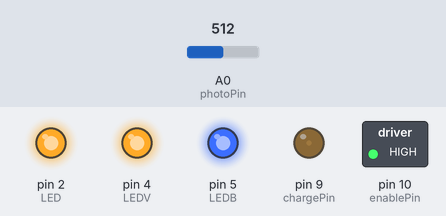
A sketch run on a simulated Arduino Uno, built with avr-gcc and run on an emulated ATmega328P. Parts: switched loads named in the sketch (green lamp = pin HIGH), output pins drawn as LEDs (lit = HIGH). Dashed ring = blinking. The inputs (shaded band) are chosen by the test bench; at power-on: A0 (photoPin) = 512. Pins used as bus, display or sensor lines are not drawn; what the sketch prints to the serial monitor is not drawn.

Above: at 2.7 s.
2.8 s: A0 (photoPin) set to 716
At 4.0 s:
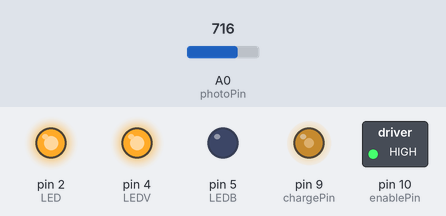
4.3 s: A0 (photoPin) set to 618
5.8 s: A0 (photoPin) set to 591
At 7.5 s:
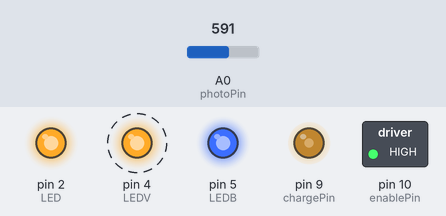
8.8 s: A0 (photoPin) set to 511
At 10.0 s:
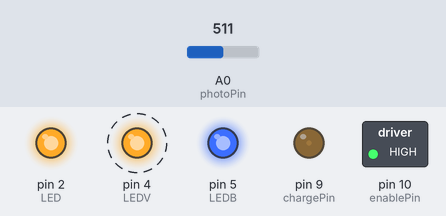
11.8 s: A0 (photoPin) set to 490
At 13.7 s:
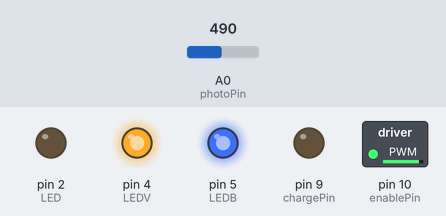
14.8 s: A0 (photoPin) set to 510
At 15.9 s:
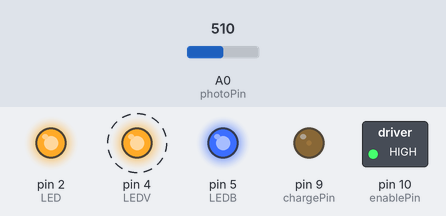
Timing chart, 0 to 18.8 s (numbered marks = the images above; inputs shaded):
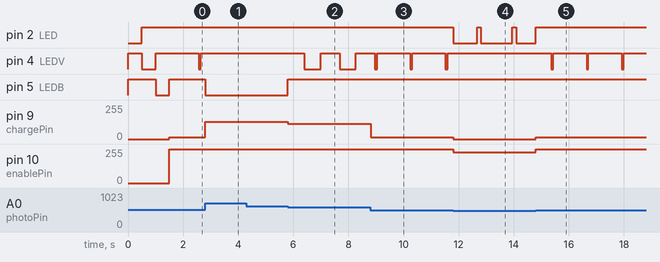

Measured:
- the behaviour switches between 601 and 600 on A0 (photoPin) (found by bisection; images 1 and 2)
- after the input at 2.8 s, pin 4 (LEDV): stays HIGH (without the input it goes to LOW after 1.0 s); pin 5 (LEDB): HIGH → LOW at once; pin 9 (chargePin): 15/255 → 128/255 at once
- after the input at 5.8 s, pin 4 (LEDV): alternates HIGH for 0.69 s and LOW for 0.59 s, starting after 0.60 s; pin 5 (LEDB): LOW → HIGH at once; pin 9 (chargePin): 128/255 → 116/255 at once
- after the input at 8.8 s, pin 9 (chargePin): 116/255 → 14/255 at once
- after the input at 11.8 s, pin 2 (LED): goes LOW 0.87 s, HIGH 0.13 s, LOW 1.2 s, HIGH 0.13 s, then LOW, starting at once; pin 4 (LEDV): stops changing and stays HIGH; pin 9 (chargePin): 14/255 → 0/255 at once; pin 10 (enablePin): 255/255 → 229/255 at once
- after the input at 14.8 s, pin 4 (LEDV): alternates HIGH for 1.2 s and LOW for 0.07 s, starting after 0.56 s; pin 9 (chargePin): 0/255 → 12/255 at once; pin 10 (enablePin): 229/255 → 255/255 at once

The sketch:

pwm-enable.ino
```cpp
// MPPT
// arnaudrco https://github.com/arnaudrco/exemples/blob/main/README.md
// placer le niveau POWER sur l'entrée A0

#define chargePin 9 // charge L298
#define enablePin 10 // enable L298

#define LED  2 // LED clignotante par PERIODE secondes
#define GND 3 // LED gnd
#define LEDV  4 // LED clignotante verte par PERIODE secondes
#define LEDB  5 // LED clignotante bleue par PERIODE secondes
#define PERIODE 5

#define photoPin A0

#define SEUIL 500 // entrée divisée par 10 soit 25V / 5V * 1024 / 10
#define DELTA 100 //  plage de réglage de 5V
#define S1 SEUIL - DELTA

#define MIN 64 // seuil bas
#define MAX 128 // seuil haut

int charge=0;
int enable=0;

void setup() {
  Serial.begin(115200);
  setPwmFrequency(chargePin, 1); // 4 KHz = 32 KHz / 8
    Serial.println("====================");
  // Declare pins as output:

      pinMode(LED, OUTPUT); //
      pinMode(LEDV, OUTPUT); //
      pinMode(LEDB, OUTPUT); //
      pinMode(GND, OUTPUT);
      analogWrite(GND, 60);// réglage de la luminosité
      // ----------- AUTOTEST LED ------------------
      digitalWrite(LEDV, HIGH);
      digitalWrite(LEDB, HIGH);
             digitalWrite(LED, LOW);delay(500); digitalWrite(LED, HIGH);
             digitalWrite(LEDV, LOW);  delay(500); digitalWrite(LEDV, HIGH);
             digitalWrite(LEDB, LOW);delay(500); digitalWrite(LEDB, HIGH);

                  pinMode(chargePin, OUTPUT);
           pinMode(enablePin, OUTPUT);
            digitalWrite(enablePin, LOW);

}
void loop() {
        unsigned long currentMillis = millis();
  analogWrite(chargePin, charge);
    analogWrite(enablePin, enable);
    int ttt=Tension();
  if ( ttt > (SEUIL + DELTA) ) { // -----------bleu -----------------
             digitalWrite(LED, HIGH);
             digitalWrite(LEDV, HIGH);
             digitalWrite(LEDB, LOW);
             enable = 255;
             charge = MAX;

  }
  else if (ttt > SEUIL ) { // ----------- vert double--------------------

        charge = map( ttt, SEUIL, SEUIL + DELTA, 0, MAX);
        enable = 255;
          digitalWrite(LEDV,  (((currentMillis/PERIODE) % 256) > charge ));
             digitalWrite(LED, HIGH);
             digitalWrite(LEDB, HIGH);

    // enable = MAX * ( ttt - S1 ) / (DELTA);
  }
  else if (ttt > S1 ) { // ------------ rouge simple ----------------------
    enable = map( ttt, S1, SEUIL, 0, 255);
    charge = 0;
          digitalWrite(LED,  (((currentMillis/PERIODE) % 256) > enable ));
             digitalWrite(LEDV, HIGH);
             digitalWrite(LEDB, HIGH);

  }
  else {
            digitalWrite(LED, HIGH);
             digitalWrite(LEDV, HIGH);
             digitalWrite(LEDB, HIGH);

    charge=0;
    enable=0;
  }

}
int Tension(){ // lecture POWER
      delay(1);
      Serial.print(analogRead(photoPin) );
        Serial.print(";" );
          Serial.println(charge );
   return ( analogRead(photoPin) );
}
void setPwmFrequency(int pin, int divisor) {
   byte mode;
   if(pin == 5 || pin == 6 || pin == 9 || pin == 10) {
      switch(divisor) {
         case 1: mode = 0x01; break;
         case 8: mode = 0x02; break;
         case 64: mode = 0x03; break;
         case 256: mode = 0x04; break;
         case 1024: mode = 0x05; break;
         default: return;
      }
      if(pin == 5 || pin == 6) {
         TCCR0B = TCCR0B & 0b11111000 | mode;
      } else {
         TCCR1B = TCCR1B & 0b11111000 | mode;
      }
   } else if(pin == 3 || pin == 11) {
      switch(divisor) {
         case 1: mode = 0x01; break;
         case 8: mode = 0x02; break;
         case 32: mode = 0x03; break;
         case 64: mode = 0x04; break;
         case 128: mode = 0x05; break;
         case 256: mode = 0x06; break;
         case 1024: mode = 0x7; break;
         default: return;
      }
      TCCR2B = TCCR2B & 0b11111000 | mode;
   }
}
```
